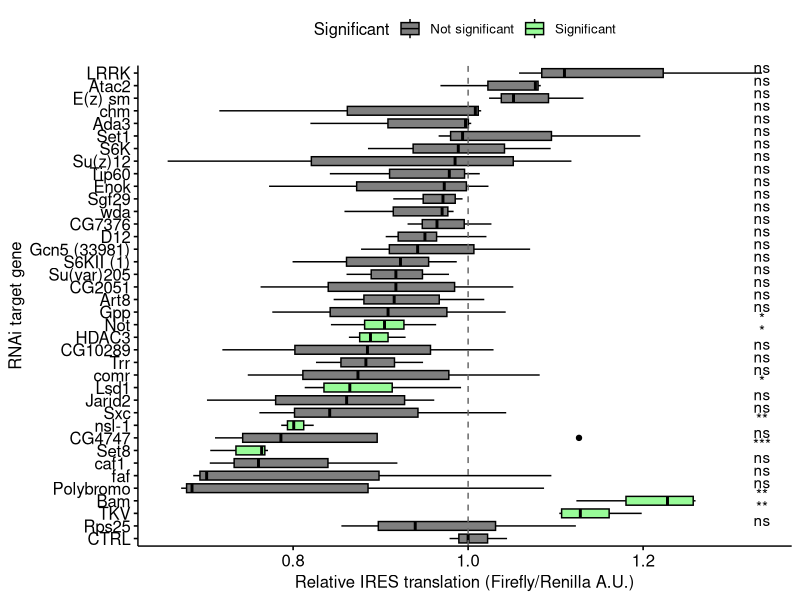
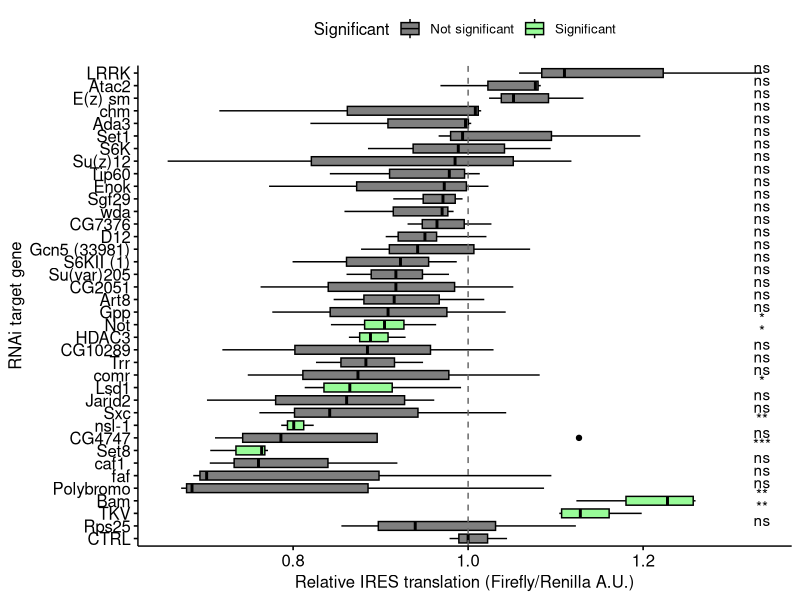

Here is the R script that generated these plots, in order:
library(tidyverse)
library(openxlsx)
library(ggpubr)

raw = read.xlsx("data/plate1ratios11518.xlsx")
long = raw %>% 
  pivot_longer(cols = -Gene, names_to = "Replicate", values_to = "normalized_ratio", values_drop_na = TRUE)
long

replicated = long %>% 
  group_by(Gene) %>% 
  add_count() %>% 
  filter(n > 2) %>% 
  mutate(median_normalized_ratio = median(normalized_ratio)) %>% 
  arrange(median_normalized_ratio)

cat(paste(shQuote(unique(replicated$Gene), type="cmd"), collapse=", "))

gene_order = c("CTRL", "Rps25", "TKV", "Bam", "Polybromo", "faf", "caf1 ", "Set8", "CG4747", "nsl-1", "Sxc", "Jarid2", "Lsd1", 
               "comr", "Trr", "CG10289", "HDAC3", "Not", "Gpp", "Art8", "CG2051", "Su(var)205", 
               "S6KII (1)", "Gcn5 (33981)", "D12", "CG7376", "wda", "Sgf29", "Enok", 
               "Tip60", "Su(z)12", "S6K", "Set1", "Ada3", "chm", "E(z) sm", "Atac2", "LRRK")

replicated$Gene = factor(replicated$Gene, levels = gene_order)

stat_test = compare_means(normalized_ratio ~ Gene,  data = replicated,
              ref.group = "CTRL", method = "t.test")

significant_genes = stat_test %>% filter(p.signif != "ns") %>% pull(group2)


replicated$Significant = "Not significant"
replicated$Significant[replicated$Gene %in% significant_genes] = "Significant"

ggboxplot(replicated, x = "Gene", y = "normalized_ratio",
            desc_stat = "mean_sd", color = "black", fill="Significant")+
  xlab("RNAi target gene")+
  geom_hline(yintercept = 1, linetype='dashed', col = 'grey40')+
  ylab("Relative IRES translation (Firefly/Renilla A.U.)")+
  fill_palette(c("grey50", "palegreen"))+
  stat_compare_means(label = "p.signif", method = "t.test",
                   ref.group = "CTRL")+                   # Pairwise comparison against CTRL
  coord_flip()

ggsave("data/IRES_screen.png", width = 7, height = 10)

all_RNAi_lines = read.xlsx("data/All_Alicia_RNAi_lines.xlsx")
match = all_RNAi_lines %>% filter(Protein %in% gene_order)
